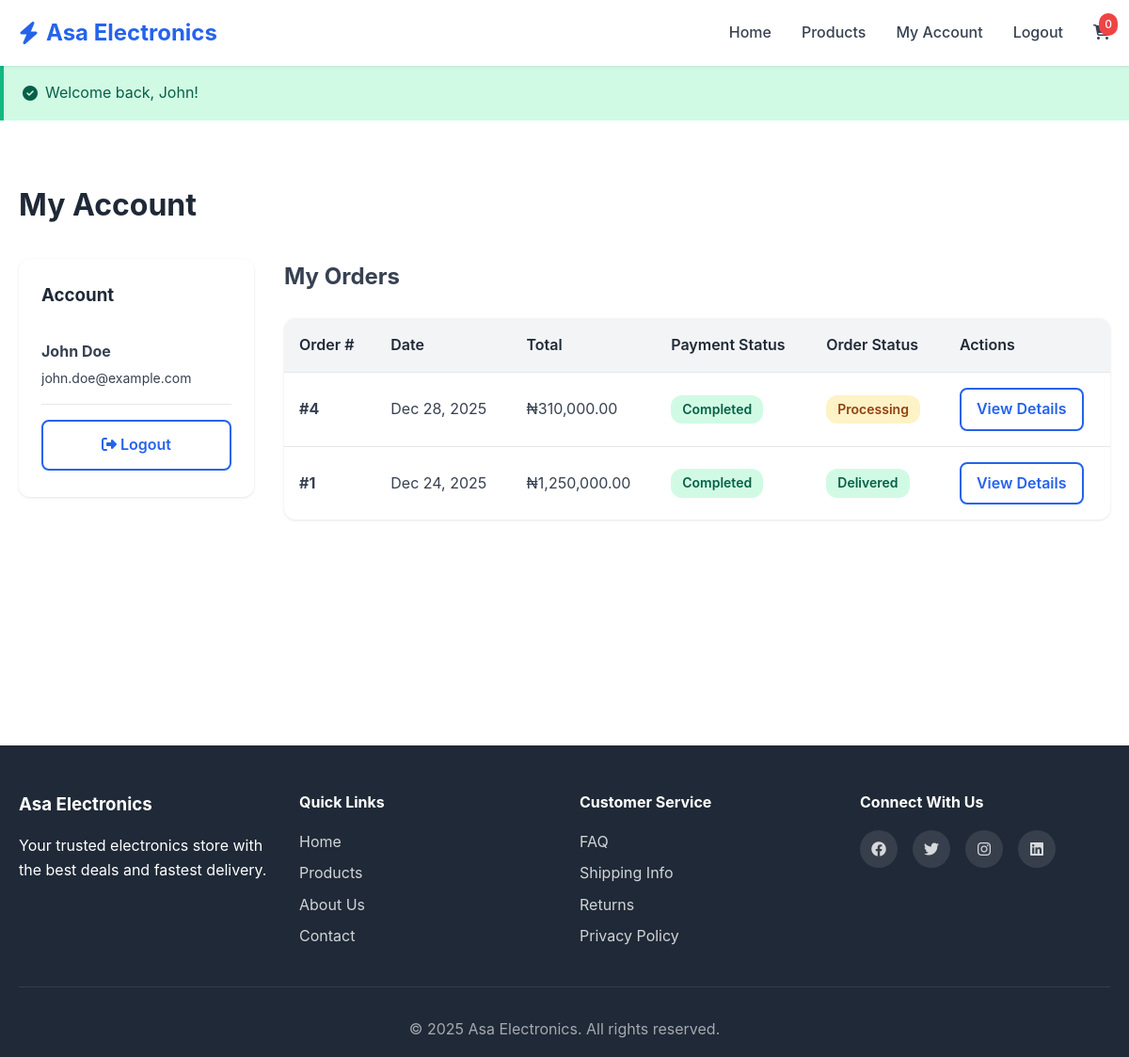
Page /account.php (signed in) on the committed database.
### tables this page shows
CREATE TABLE IF NOT EXISTS users (
    id INT AUTO_INCREMENT PRIMARY KEY,
    email VARCHAR(255) UNIQUE NOT NULL,
    password_hash VARCHAR(255) NOT NULL,
    first_name VARCHAR(100),
    last_name VARCHAR(100),
    phone VARCHAR(20),
    role ENUM('customer', 'admin') DEFAULT 'customer',
    created_at TIMESTAMP DEFAULT CURRENT_TIMESTAMP,
    updated_at TIMESTAMP DEFAULT CURRENT_TIMESTAMP ON UPDATE CURRENT_TIMESTAMP,
    INDEX idx_email (email),
    INDEX idx_role (role)
);

CREATE TABLE IF NOT EXISTS orders (
    id INT AUTO_INCREMENT PRIMARY KEY,
    user_id INT NOT NULL,
    address_id INT,
    total_amount DECIMAL(10, 2) NOT NULL,
    status ENUM('pending', 'processing', 'shipped', 'delivered', 'cancelled') DEFAULT 'pending',
    payment_status ENUM('pending', 'completed', 'failed', 'refunded') DEFAULT 'pending',
    payment_reference VARCHAR(255),
    created_at TIMESTAMP DEFAULT CURRENT_TIMESTAMP,
    updated_at TIMESTAMP DEFAULT CURRENT_TIMESTAMP ON UPDATE CURRENT_TIMESTAMP,
    FOREIGN KEY (user_id) REFERENCES users(id) ON DELETE CASCADE,
    FOREIGN KEY (address_id) REFERENCES addresses(id) ON DELETE SET NULL,
    INDEX idx_user (user_id),
    INDEX idx_status (status),
    INDEX idx_payment_status (payment_status),
    INDEX idx_created (created_at)
);

### public/includes/functions.php (called while the page is built, shortened)
<?php
function e($string) {
    return htmlspecialchars($string, ENT_QUOTES, 'UTF-8');
}
function isLoggedIn() {
    return isset($_SESSION['user_id']);
}
function formatPrice($amount) {
    return CURRENCY . number_format($amount, 2);
}
function getCurrentUser($pdo) {
    $stmt = $pdo->prepare("SELECT id, email, first_name, last_name, phone, role FROM users WHERE id = ?");
    $stmt->execute([$_SESSION['user_id']]);
    return $stmt->fetch();
}

### public/account.php (the view, shortened to what this page needs)
<?php
require_once __DIR__ . '/includes/config.php';
require_once __DIR__ . '/includes/functions.php';
$user = getCurrentUser($pdo);
$stmt = $pdo->prepare("
    SELECT o.*, a.address_line1, a.city, a.country
    FROM orders o
    LEFT JOIN addresses a ON o.address_id = a.id
    WHERE o.user_id = ?
    ORDER BY o.created_at DESC
");
$stmt->execute([$_SESSION['user_id']]);
$orders = $stmt->fetchAll();
include __DIR__ . '/includes/header.php';
?>
<div class="container">
    <h1 style="margin: 2rem 0; color: var(--dark-color);">My Account</h1>
    <div style="display: grid; grid-template-columns: 250px 1fr; gap: 2rem;">
        <aside class="card">
            <h3 style="margin-bottom: 1rem;">Account</h3>
            <div style="padding: 1rem 0; border-bottom: 1px solid var(--border-color);">
                <strong><?php echo e($user['first_name'] . ' ' . $user['last_name']); ?></strong>
                <div style="font-size: 0.875rem; color: var(--text-color); margin-top: 0.25rem;">
                    <?php echo e($user['email']); ?>
                </div>
            </div>
            <a href="/public/logout.php" class="btn btn-outline" style="width: 100%; margin-top: 1rem; text-align: center;">
                <i class="fas fa-sign-out-alt"></i> Logout
            </a>
        </aside>
        <div>
            <h2 style="margin-bottom: 1.5rem;">My Orders</h2>
            <?php if (empty($orders)): ?>
                <div class="card" style="text-align: center; padding: 3rem;">
                    <i class="fas fa-box" style="font-size: 4rem; color: var(--border-color); margin-bottom: 1rem;"></i>
                    <h3>No Orders Yet</h3>
                    <p>Start shopping to see your orders here!</p>
                    <a href="/public/products.php" class="btn btn-primary" style="margin-top: 1rem;">
                        <i class="fas fa-shopping-bag"></i> Browse Products
                    </a>
                </div>
            <?php else: ?>
                <div class="table-container">
                    <table>
                        <thead>
                            <tr>
                                <th>Order #</th>
                                <th>Date</th>
                                <th>Total</th>
                                <th>Payment Status</th>
                                <th>Order Status</th>
                                <th>Actions</th>
                            </tr>
                        </thead>
                        <tbody>
                            <?php foreach ($orders as $order): ?>
                                <tr>
                                    <td><strong>#<?php echo $order['id']; ?></strong></td>
                                    <td><?php echo date('M d, Y', strtotime($order['created_at'])); ?></td>
                                    <td><?php echo formatPrice($order['total_amount']); ?></td>
                                    <td>
                                        <?php
                                        $badgeClass = 'badge-info';
                                        if ($order['payment_status'] === 'completed') $badgeClass = 'badge-success';
                                        ?>
                                        <span class="badge <?php echo $badgeClass; ?>">
                                            <?php echo ucfirst($order['payment_status']); ?>
                                        </span>
                                    </td>
                                    <td>
                                        <?php
                                        $statusBadgeClass = 'badge-info';
                                        if ($order['status'] === 'delivered') $statusBadgeClass = 'badge-success';
                                        if ($order['status'] === 'processing' || $order['status'] === 'shipped') $statusBadgeClass = 'badge-warning';
                                        ?>
                                        <span class="badge <?php echo $statusBadgeClass; ?>">
                                            <?php echo ucfirst($order['status']); ?>
                                        </span>
                                    </td>
                                    <td>
                                        <a href="/public/order-detail.php?id=<?php echo $order['id']; ?>" class="btn btn-outline" style="padding: 0.5rem 1rem;">
                                            View Details
                                        </a>
                                    </td>
                                </tr>
                            <?php endforeach; ?>
                        </tbody>
                    </table>
                </div>
            <?php endif; ?>
        </div>
    </div>
</div>
<?php include __DIR__ . '/includes/footer.php'; ?>

### public/assets/css/style.css (style rules this page uses)
* { margin: 0; padding: 0; box-sizing: border-box; }
:root { --primary-color: #2563eb; --primary-dark: #1d4ed8; --secondary-color: #10b981; --danger-color: #ef4444; --warning-color: #f59e0b; --dark-color: #1f2937; --light-color: #f3f4f6; --text-color: #374151; --border-color: #e5e7eb; --shadow: 0 1px 3px rgba(0, 0, 0, 0.1); --shadow-md: 0 4px 6px rgba(0, 0, 0, 0.1); --shadow-lg: 0 10px 15px rgba(0, 0, 0, 0.1); }
body { font-family: -apple-system, BlinkMacSystemFont, 'Segoe UI', 'Roboto', 'Oxygen', 'Ubuntu', 'Cantarell', sans-serif; line-height: 1.6; color: var(--text-color); background-color: #fff; }
.container { max-width: 1200px; margin: 0 auto; padding: 0 20px; }
.btn { display: inline-block; padding: 0.75rem 1.5rem; border-radius: 8px; text-decoration: none; font-weight: 600; cursor: pointer; border: none; transition: all 0.3s; }
.btn-outline { background: white; color: var(--primary-color); border: 2px solid var(--primary-color); }
.table-container { overflow-x: auto; background: white; border-radius: 12px; box-shadow: var(--shadow); }
table { width: 100%; border-collapse: collapse; }
table thead { background: var(--light-color); }
table th { padding: 1rem; text-align: left; font-weight: 600; color: var(--dark-color); }
table td { padding: 1rem; border-top: 1px solid var(--border-color); }
.card { background: white; border-radius: 12px; box-shadow: var(--shadow); padding: 1.5rem; margin-bottom: 1.5rem; }
.card h3 { margin-bottom: 1rem; color: var(--dark-color); }
.badge { display: inline-block; padding: 0.25rem 0.75rem; border-radius: 12px; font-size: 0.875rem; font-weight: 600; }
.badge-success { background: #d1fae5; color: #065f46; }
.badge-warning { background: #fef3c7; color: #92400e; }

### rows in the picture
users: first_name+last_name "John Doe", email "john.doe@example.com"
orders: id "4", created_at "Dec 28, 2025", total_amount "₦310,000.00", payment_status "Completed", status "Processing"
orders: id "1", created_at "Dec 24, 2025", total_amount "₦1,250,000.00", payment_status "Completed", status "Delivered"

### other values in the picture
SITE_NAME "Asa Electronics"
$cartCount "0"
$message "Welcome back, John!"
